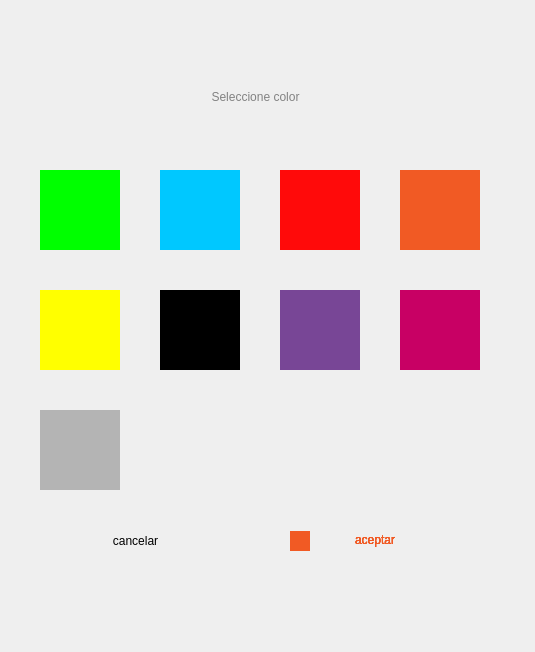
   <widget class="QWidget" name="widget_pantalla_ajustes_widget_colores" native="true">
    <property name="geometry">
     <rect>
      <x>4290</x>
      <y>690</y>
      <width>535</width>
      <height>652</height>
     </rect>
    </property>
    <property name="styleSheet">
     <string notr="true">border-image: url(:/icons/ventana_emergente_4.png);</string>
    </property>
    <widget class="QLabel" name="l_widget_colores_text">
     <property name="geometry">
      <rect>
       <x>120</x>
       <y>60</y>
       <width>271</width>
       <height>73</height>
      </rect>
     </property>
     <property name="styleSheet">
      <string notr="true">

border-image: url(:/icons/fondo_transparente.png);
font: 22pt &quot;Alegreya Sans&quot;;
color: rgb(130, 130, 130);</string>
     </property>
     <property name="text">
      <string>Seleccione color</string>
     </property>
     <property name="alignment">
      <set>Qt::AlignCenter</set>
     </property>
    </widget>
    <widget class="QLabel_Button" name="pb_widget_colores_naranja">
     <property name="geometry">
      <rect>
       <x>400</x>
       <y>170</y>
       <width>80</width>
       <height>80</height>
      </rect>
     </property>
     <property name="styleSheet">
      <string notr="true">background-color: rgb(241, 90, 36);
background-image: url(:/icons/fondo_transparente.png);
border-image: url(:/icons/fondo_transparente.png);</string>
     </property>
     <property name="text">
      <string/>
     </property>
    </widget>
    <widget class="QLabel_Button" name="pb_widget_colores_azul">
     <property name="geometry">
      <rect>
       <x>160</x>
       <y>170</y>
       <width>80</width>
       <height>80</height>
      </rect>
     </property>
     <property name="styleSheet">
      <string notr="true">background-color: rgb(0, 200, 255);
background-image: url(:/icons/fondo_transparente.png);
border-image: url(:/icons/fondo_transparente.png);</string>
     </property>
     <property name="text">
      <string/>
     </property>
    </widget>
    <widget class="QLabel_Button" name="pb_widget_colores_rojo">
     <property name="geometry">
      <rect>
       <x>280</x>
       <y>170</y>
       <width>80</width>
       <height>80</height>
      </rect>
     </property>
     <property name="styleSheet">
      <string notr="true">background-color: rgb(255, 10, 10);
background-image: url(:/icons/fondo_transparente.png);
border-image: url(:/icons/fondo_transparente.png);</string>
     </property>
     <property name="text">
      <string/>
     </property>
    </widget>
    <widget class="QLabel_Button" name="pb_widget_colores_amarillo">
     <property name="geometry">
      <rect>
       <x>40</x>
       <y>290</y>
       <width>80</width>
       <height>80</height>
      </rect>
     </property>
     <property name="styleSheet">
      <string notr="true">background-color: rgb(255, 255, 0);
background-image: url(:/icons/fondo_transparente.png);
border-image: url(:/icons/fondo_transparente.png);</string>
     </property>
     <property name="text">
      <string/>
     </property>
    </widget>
    <widget class="QLabel_Button" name="pb_widget_colores_verde">
     <property name="geometry">
      <rect>
       <x>40</x>
       <y>170</y>
       <width>80</width>
       <height>80</height>
      </rect>
     </property>
     <property name="styleSheet">
      <string notr="true">background-color: rgb(0, 255, 0);
background-image: url(:/icons/fondo_transparente.png);
border-image: url(:/icons/fondo_transparente.png);</string>
     </property>
     <property name="text">
      <string/>
     </property>
    </widget>
    <widget class="QLabel_Button" name="pb_widget_colores_cancelar">
     <property name="geometry">
      <rect>
       <x>10</x>
       <y>490</y>
       <width>251</width>
       <height>101</height>
      </rect>
     </property>
     <property name="styleSheet">
      <string notr="true">border-image: url(:/icons/fondo_transparente.png);
font: 81 18pt &quot;Alegreya Sans SC ExtraBold&quot;;
color: rgb(0, 0, 0);
background-image: url(:/icons/fondo_transparente.png);</string>
     </property>
     <property name="text">
      <string>cancelar</string>
     </property>
     <property name="alignment">
      <set>Qt::AlignCenter</set>
     </property>
    </widget>
    <widget class="QLabel_Button" name="pb_widget_colores_aceptar_ECG_Curva">
     <property name="geometry">
      <rect>
       <x>250</x>
       <y>500</y>
       <width>250</width>
       <height>80</height>
      </rect>
     </property>
     <property name="styleSheet">
      <string notr="true">border-image: url(:/icons/fondo_transparente.png);
font: 81 18pt &quot;Alegreya Sans SC ExtraBold&quot;;
color: rgb(241, 90, 36);
background-image: url(:/icons/fondo_transparente.png);</string>
     </property>
     <property name="text">
      <string>aceptar</string>
     </property>
     <property name="alignment">
      <set>Qt::AlignCenter</set>
     </property>
    </widget>
    <widget class="QLabel" name="l_widget_colores_color_seleccionado">
     <property name="geometry">
      <rect>
       <x>290</x>
       <y>531</y>
       <width>20</width>
       <height>20</height>
      </rect>
     </property>
     <property name="styleSheet">
      <string notr="true">background-color: rgb(241, 90, 36);
background-image: url(:/icons/fondo_transparente.png);
border-image: url(:/icons/fondo_transparente.png);</string>
     </property>
     <property name="text">
      <string/>
     </property>
    </widget>
    <widget class="QLabel_Button" name="pb_widget_colores_aceptar_ECG_fondo">
     <property name="geometry">
      <rect>
       <x>250</x>
       <y>500</y>
       <width>250</width>
       <height>80</height>
      </rect>
     </property>
     <property name="styleSheet">
      <string notr="true">border-image: url(:/icons/fondo_transparente.png);
font: 81 18pt &quot;Alegreya Sans SC ExtraBold&quot;;
color: rgb(241, 90, 36);
background-image: url(:/icons/fondo_transparente.png);</string>
     </property>
     <property name="text">
      <string>aceptar</string>
     </property>
     <property name="alignment">
      <set>Qt::AlignCenter</set>
     </property>
    </widget>
    <widget class="QLabel_Button" name="pb_widget_colores_aceptar_Oxy1_Curva">
     <property name="geometry">
      <rect>
       <x>250</x>
       <y>500</y>
       <width>250</width>
       <height>80</height>
      </rect>
     </property>
     <property name="styleSheet">
      <string notr="true">border-image: url(:/icons/fondo_transparente.png);
font: 81 18pt &quot;Alegreya Sans SC ExtraBold&quot;;
color: rgb(241, 90, 36);
background-image: url(:/icons/fondo_transparente.png);</string>
     </property>
     <property name="text">
      <string>aceptar</string>
     </property>
     <property name="alignment">
      <set>Qt::AlignCenter</set>
     </property>
    </widget>
    <widget class="QLabel_Button" name="pb_widget_colores_aceptar_Oxy1_fondo">
     <property name="geometry">
      <rect>
       <x>250</x>
       <y>500</y>
       <width>250</width>
       <height>80</height>
      </rect>
     </property>
     <property name="styleSheet">
      <string notr="true">border-image: url(:/icons/fondo_transparente.png);
font: 81 18pt &quot;Alegreya Sans SC ExtraBold&quot;;
color: rgb(241, 90, 36);
background-image: url(:/icons/fondo_transparente.png);</string>
     </property>
     <property name="text">
      <string>aceptar</string>
     </property>
     <property name="alignment">
      <set>Qt::AlignCenter</set>
     </property>
    </widget>
    <widget class="QLabel_Button" name="pb_widget_colores_aceptar_Oxy2_Curva">
     <property name="geometry">
      <rect>
       <x>250</x>
       <y>500</y>
       <width>250</width>
       <height>80</height>
      </rect>
     </property>
     <property name="styleSheet">
      <string notr="true">border-image: url(:/icons/fondo_transparente.png);
font: 81 18pt &quot;Alegreya Sans SC ExtraBold&quot;;
color: rgb(241, 90, 36);
background-image: url(:/icons/fondo_transparente.png);</string>
     </property>
     <property name="text">
      <string>aceptar</string>
     </property>
     <property name="alignment">
      <set>Qt::AlignCenter</set>
     </property>
    </widget>
    <widget class="QLabel_Button" name="pb_widget_colores_aceptar_Oxy2_fondo">
     <property name="geometry">
      <rect>
       <x>250</x>
       <y>500</y>
       <width>250</width>
       <height>80</height>
      </rect>
     </property>
     <property name="styleSheet">
      <string notr="true">border-image: url(:/icons/fondo_transparente.png);
font: 81 18pt &quot;Alegreya Sans SC ExtraBold&quot;;
color: rgb(241, 90, 36);
background-image: url(:/icons/fondo_transparente.png);</string>
     </property>
     <property name="text">
      <string>aceptar</string>
     </property>
     <property name="alignment">
      <set>Qt::AlignCenter</set>
     </property>
    </widget>
    <widget class="QLabel_Button" name="pb_widget_colores_negro">
     <property name="geometry">
      <rect>
       <x>160</x>
       <y>290</y>
       <width>80</width>
       <height>80</height>
      </rect>
     </property>
     <property name="styleSheet">
      <string notr="true">background-color: rgb(0, 0, 0);
background-image: url(:/icons/fondo_transparente.png);
border-image: url(:/icons/fondo_transparente.png);</string>
     </property>
     <property name="text">
      <string/>
     </property>
    </widget>
    <widget class="QLabel_Button" name="pb_widget_colores_violeta">
     <property name="geometry">
      <rect>
       <x>280</x>
       <y>290</y>
       <width>80</width>
       <height>80</height>
      </rect>
     </property>
     <property name="styleSheet">
      <string notr="true">background-color: rgb(120, 70, 150);
background-image: url(:/icons/fondo_transparente.png);
border-image: url(:/icons/fondo_transparente.png);</string>
     </property>
     <property name="text">
      <string/>
     </property>
    </widget>
    <widget class="QLabel_Button" name="pb_widget_colores_rosado">
     <property name="geometry">
      <rect>
       <x>400</x>
       <y>290</y>
       <width>80</width>
       <height>80</height>
      </rect>
     </property>
     <property name="styleSheet">
      <string notr="true">background-color: rgb(200, 0, 100);
background-image: url(:/icons/fondo_transparente.png);
border-image: url(:/icons/fondo_transparente.png);</string>
     </property>
     <property name="text">
      <string/>
     </property>
    </widget>
    <widget class="QLabel_Button" name="pb_widget_colores_gris">
     <property name="geometry">
      <rect>
       <x>40</x>
       <y>410</y>
       <width>80</width>
       <height>80</height>
      </rect>
     </property>
     <property name="styleSheet">
      <string notr="true">background-color: rgb(180, 180, 180);
background-image: url(:/icons/fondo_transparente.png);
border-image: url(:/icons/fondo_transparente.png);</string>
     </property>
     <property name="text">
      <string/>
     </property>
    </widget>
   </widget>
